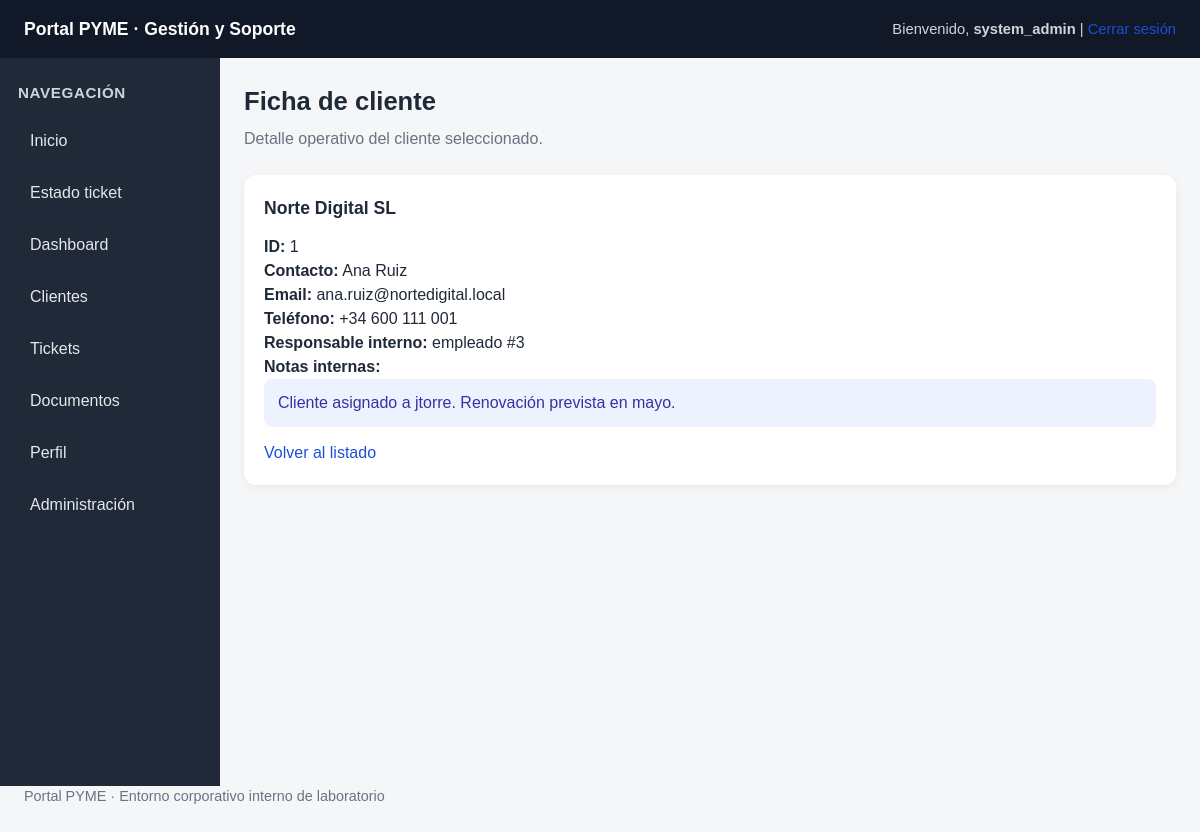
The app's page /app/portal_pyme/cliente_detalle.php (signed in) with its own data.
### tables this page shows
CREATE TABLE `clientes` (
  `id` int NOT NULL AUTO_INCREMENT,
  `empresa` varchar(120) NOT NULL,
  `nombre` varchar(120) NOT NULL,
  `email` varchar(120) NOT NULL,
  `telefono` varchar(40) NOT NULL,
  `owner_id` int NOT NULL,
  `notas` text,
  PRIMARY KEY (`id`),
  KEY `owner_id` (`owner_id`),
  CONSTRAINT `clientes_ibfk_1` FOREIGN KEY (`owner_id`) REFERENCES `empleados` (`id`)
);

### app/portal_pyme/cliente_detalle.php (the view, shortened to what this page needs)
<?php
include 'config/db.php';
include 'includes/header.php';
include 'includes/sidebar.php';
$id = $_GET['id'] ?? '1';
$query = "SELECT * FROM clientes WHERE id = $id";
$result = $conn->query($query);
$cliente = $result->fetch_assoc();
?>
<section class="page-header">
    <h2>Ficha de cliente</h2>
    <p>Detalle operativo del cliente seleccionado.</p>
</section>
<div class="card">
    <?php if ($cliente): ?>
        <h3><?php echo htmlspecialchars($cliente['empresa']); ?></h3>
        <p><strong>ID:</strong> <?php echo $cliente['id']; ?></p>
        <p><strong>Contacto:</strong> <?php echo htmlspecialchars($cliente['nombre']); ?></p>
        <p><strong>Email:</strong> <?php echo htmlspecialchars($cliente['email']); ?></p>
        <p><strong>Teléfono:</strong> <?php echo htmlspecialchars($cliente['telefono']); ?></p>
        <p><strong>Responsable interno:</strong> empleado #<?php echo htmlspecialchars($cliente['owner_id']); ?></p>
        <p><strong>Notas internas:</strong></p>
        <div class="notice"><?php echo nl2br(htmlspecialchars($cliente['notas'])); ?></div>
        <p><a href="/portal_pyme/clientes.php">Volver al listado</a></p>
    <?php else: ?>
        <div class="notice">Cliente no encontrado</div>
    <?php endif; ?>
</div>
<?php include 'includes/footer.php'; ?>

### app/portal_pyme/assets/css/style.css (style rules this page uses)
* { box-sizing: border-box; margin: 0; padding: 0; }
html, body { font-family: Arial, Helvetica, sans-serif; background: #f4f6f8; color: #1f2937; line-height: 1.5; }
body { min-width: 0; }
a { text-decoration: none; color: #1d4ed8; }
.page-header { margin-bottom: 24px; }
.page-header h2 { font-size: 1.6rem; margin-bottom: 6px; }
.page-header p { color: #6b7280; }
.card { background: white; border-radius: 12px; padding: 20px; margin-bottom: 20px; box-shadow: 0 2px 10px rgba(0,0,0,0.06); overflow-x: auto; }
.card h3 { margin-bottom: 14px; font-size: 1.1rem; }
.notice { padding: 12px 14px; border-radius: 8px; margin-bottom: 14px; background: #eef2ff; color: #3730a3; }

### records on screen
clientes: empresa "Norte Digital SL", id "1", nombre "Ana Ruiz", email "ana.ruiz@nortedigital.local", telefono "+34 600 111 001", owner "3", notas "Cliente asignado a jtorre. Renovación prevista en mayo."

### other values on screen
$_SESSION['username'] "system_admin"
